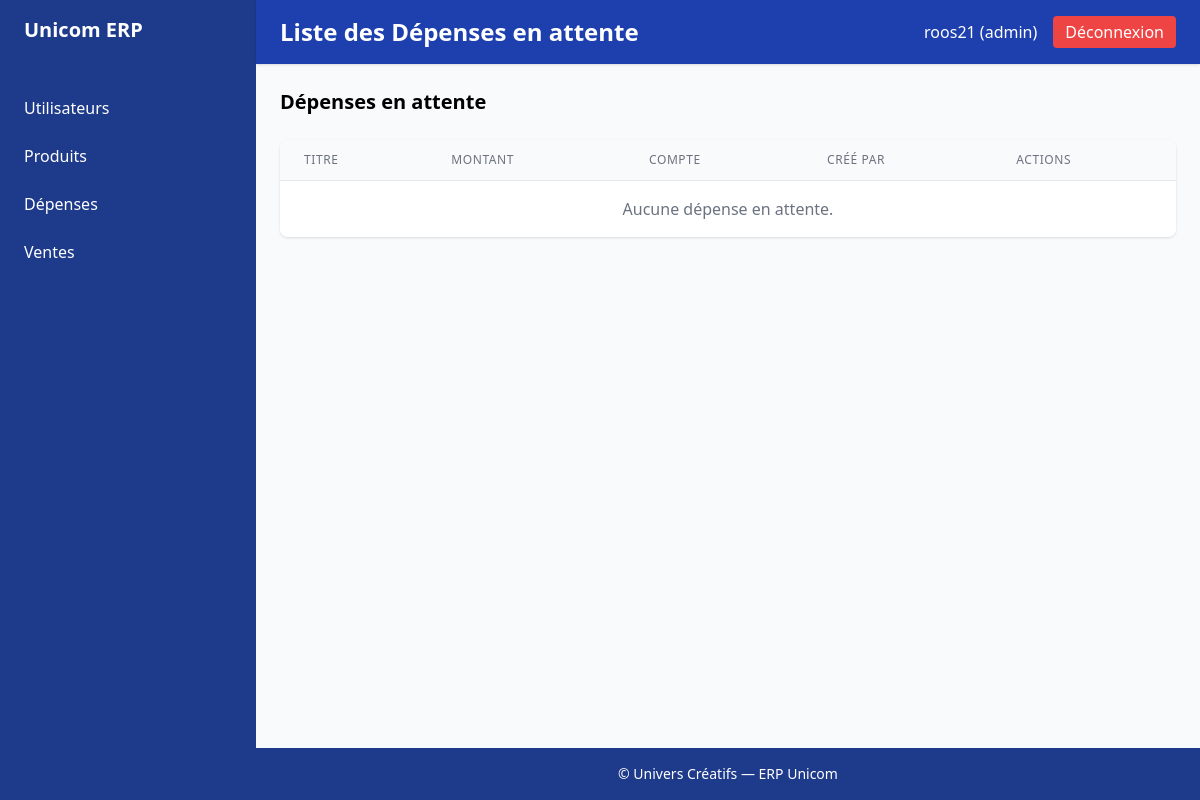
Before: /expenses/pending/ (signed in) with the older database file.
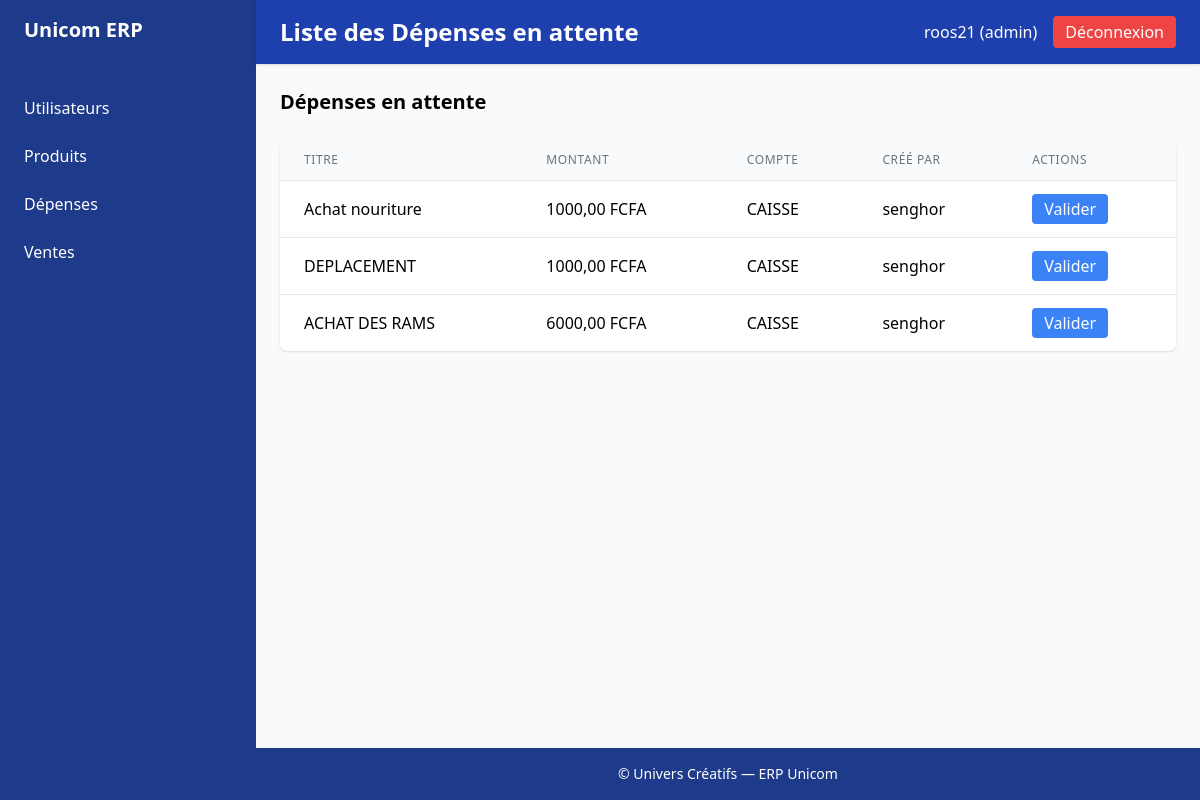
After: the same page with the newer database file.
### accounts/models.py (models this page shows, shortened)
class User(AbstractUser, PermissionsMixin, SoftDeleteMixin):
    class Role(models.TextChoices):
        GERANT = "gerant", "Gérant d'antenne"
        ADMIN = "admin", "Admin central"
        DIRECTEUR = "directeur", "Directeur"
        SUPERVISEUR = "superviseur", "Superviseur régional"
    role = models.CharField(
        max_length=20,
        choices=Role.choices,
        default=Role.GERANT,
        help_text="Détermine les permissions et les accès aux modules."
    )
    antenne = models.CharField(
        max_length=255,
        blank=True,
        null=True,
        help_text="Nom de l'antenne rattachée"
    )
    telephone = models.CharField(
        max_length=20,
        blank=True,
        null=True,
        help_text="Numéro de téléphone professionnel"
    )
    is_blocked = models.BooleanField(
        default=False,
        help_text="Blocage manuel : coupe l'accès sans supprimer le compte."
    )
    date_creation = models.DateTimeField(
        auto_now_add=True,
        help_text="Date de création du compte"
    )
    date_derniere_connexion = models.DateTimeField(
        blank=True,
        null=True,
        help_text="Dernière connexion réussie"
    )
    groups = models.ManyToManyField(
        'auth.Group',
        related_name='accounts_user_set',
        related_query_name='accounts_user',
        blank=True,
        help_text='Groupes de permissions de l’utilisateur.'
    )
    user_permissions = models.ManyToManyField(
        'auth.Permission',
        related_name='accounts_user_set',
        related_query_name='accounts_user',
        blank=True,
        help_text='Permissions spécifiques de l’utilisateur.'
    )
    def has_permission(self, permission_name):
        from .permissions import ROLE_PERMISSIONS
        return permission_name in ROLE_PERMISSIONS.get(self.role, set())

### expense/models.py (models this page shows, shortened)
class Expense(models.Model):
    STATUS = (
        ("PENDING", "En attente"),
        ("IN_REVIEW", "En validation"),
        ("APPROVED", "Approuvée"),
        ("REJECTED", "Rejetée"),
        ("PAID", "Payée"),
    )
    title = models.CharField(max_length=255)
    category = models.ForeignKey(ExpenseCategory, on_delete=models.SET_NULL, null=True)
    account = models.ForeignKey(AccountMoney, on_delete=models.CASCADE)
    amount = models.DecimalField(max_digits=12, decimal_places=2)
    description = models.TextField(blank=True, null=True)
    created_by = models.ForeignKey(settings.AUTH_USER_MODEL, on_delete=models.CASCADE, related_name="expenses_created")
    status = models.CharField(max_length=20, choices=STATUS, default="PENDING")
    created_at = models.DateTimeField(auto_now_add=True)

class AccountMoney(models.Model):
    ACCOUNT_TYPES = (
        ("CAISSE", "Caisse"),
        ("BANQUE", "Compte Bancaire"),
    )
    name = models.CharField(max_length=150)
    type = models.CharField(max_length=20, choices=ACCOUNT_TYPES)
    balance = models.DecimalField(max_digits=12, decimal_places=2, default=0.00)
    created_at = models.DateTimeField(auto_now_add=True,null=True, blank=True)

### accounts/decorators.py (the view)
        def wrapper(request, *args, **kwargs):
            user = request.user
            if not user.is_authenticated:
                return redirect("accounts:login")  # Redirige l'utilisateur vers la page de login si non authentifié
            if not user.has_permission(permission):
                messages.error(request, "Vous n'avez pas la permission d'effectuer cette action.")
                return redirect("accounts:no_permission")  # Redirige vers la page de permission manquante
            return view_func(request, *args, **kwargs)

### accounts/templatetags/auth_extras.py (called while the page is built)
@register.simple_tag
def role_permissions(role):
    return ROLE_PERMISSIONS.get(role, set())

### accounts/templatetags/permissions_extras.py (called while the page is built)
@register.filter
def has_permission(user, perm_name):
    return user.has_permission(perm_name)

### expense/views.py (called while the page is built)
@login_required
@permission_required(Permissions.VALIDATE_DEPENSES)
def pending_expenses_list(request):
    expenses = Expense.objects.filter(status__in=['PENDING', 'IN_REVIEW']).order_by('-created_at')
    context = {
        'expenses': expenses
    }
    return render(request, 'expenses/pending_list.html', context)

### templates/expenses/pending_list.html (shortened to what this page needs)
{% extends "base.html" %}
{% load permissions_extras %}
{% block page_title %}Liste des Dépenses en attente{% endblock %}
{% block content %}
<div class="flex justify-between items-center mb-6">
  <h2 class="text-xl font-semibold">Dépenses en attente</h2>
</div>
<div class="overflow-x-auto bg-white shadow rounded-lg">
  <table class="min-w-full divide-y divide-gray-200">
    <thead class="bg-gray-50">
      <tr>
        <th class="px-6 py-3 text-left text-xs font-medium text-gray-500 uppercase tracking-wider">Titre</th>
        <th class="px-6 py-3 text-left text-xs font-medium text-gray-500 uppercase tracking-wider">Montant</th>
        <th class="px-6 py-3 text-left text-xs font-medium text-gray-500 uppercase tracking-wider">Compte</th>
        <th class="px-6 py-3 text-left text-xs font-medium text-gray-500 uppercase tracking-wider">Créé par</th>
        <th class="px-6 py-3 text-left text-xs font-medium text-gray-500 uppercase tracking-wider">Actions</th>
      </tr>
    </thead>
    <tbody class="bg-white divide-y divide-gray-200">
      {% for expense in expenses %}
      <tr>
        <td class="px-6 py-4">{{ expense.title }}</td>
        <td class="px-6 py-4">{{ expense.amount|floatformat:2 }} FCFA</td>
        <td class="px-6 py-4">{{ expense.account.name }}</td>
        <td class="px-6 py-4">{{ expense.created_by.username }}</td>
        <td class="px-6 py-4 space-x-2">
          {% if user|has_permission:"validate_depenses"%}
            <a href="{% url 'expenses:approve_expense' expense.id %}" class="px-3 py-1 bg-blue-500 text-white rounded hover:bg-blue-600">Valider</a>
          {% endif %}
        </td>
      </tr>
      {% empty %}
      <tr>
        <td colspan="5" class="px-6 py-4 text-center text-gray-500">Aucune dépense en attente.</td>
      </tr>
      {% endfor %}
    </tbody>
  </table>
</div>
{% endblock %}

### templates/base.html (shortened to what this page needs)
{% load auth_extras %}
{% load static %}
<!DOCTYPE html>
<html lang="fr">
  <head>
    <script src="https://cdn.tailwindcss.com"></script>
  </head>
  <body class="bg-gray-50 flex min-h-screen">
    <aside class="w-64 bg-blue-900 text-white flex-shrink-0">
        {% include 'nav/navbar.html' %}
    </aside>
    <div class="flex-1 flex flex-col">
      <header class="bg-blue-800 text-white shadow px-6 py-4 flex justify-between items-center">
        <h1 class="text-2xl font-semibold">
          {% block page_title %}{% endblock %}
        </h1>
        <div class="flex items-center space-x-4">
          {% if user.is_authenticated %}
            <span class="font-medium">{{ user.username }} ({{ user.role }})</span>
            <a href="{% url 'accounts:logout' %}" class="px-3 py-1 bg-red-500 hover:bg-red-600 rounded">Déconnexion</a>
          {% endif %}
        </div>
      </header>
      <main class="flex-1 p-6 overflow-auto">
        {% block content %}
        {% endblock %}
      </main>
      <footer class="bg-blue-900 text-white text-center py-4 text-sm">&copy; {{ now.year }} Univers Créatifs — ERP Unicom</footer>
    </div>
  </body>
</html>

### templates/nav/navbar.html (shortened to what this page needs)
{% load auth_extras %}
{% load static %}
<div class="px-6 py-4 text-xl font-semibold">Unicom ERP</div>
{% if user.is_authenticated %}
  {% role_permissions user.role as perms %}
  <nav class="mt-6">
    {% if 'view_users' in perms %}
      <a href="{% url 'accounts:user_list' %}" class="block px-6 py-3 hover:bg-blue-700 rounded flex items-center space-x-3"><span>Utilisateurs</span></a>
    {% endif %}
    <a href="{% url 'sales:product_list' %}" class="block px-6 py-3 hover:bg-blue-700 rounded flex items-center space-x-3"><span>Produits</span></a>
    {% if 'view_depenses' in perms %}
      <a href="{% url 'expenses:expense_list' %}" class="block px-6 py-3 hover:bg-blue-700 rounded flex items-center space-x-3"><span>Dépenses</span></a>
    {% endif %}
    {% if 'manage_antennes' in perms %}
      <a href="{% url 'sales:sale_list' %}" class="block px-6 py-3 hover:bg-blue-700 rounded flex items-center space-x-3"><span>Ventes</span></a>
    {% endif %}
  </nav>
{% endif %}

Changed rows visible on the page:
added Expense: title "Achat nouriture", amount "1000,00", account.name "CAISSE", created_by.username "senghor"
added Expense: title "DEPLACEMENT", amount "1000,00", account.name "CAISSE", created_by.username "senghor"
added Expense: title "ACHAT DES RAMS", amount "6000,00", account.name "CAISSE", created_by.username "senghor"
Other visible differences:
text no longer shown: "Aucune dépense en attente."
